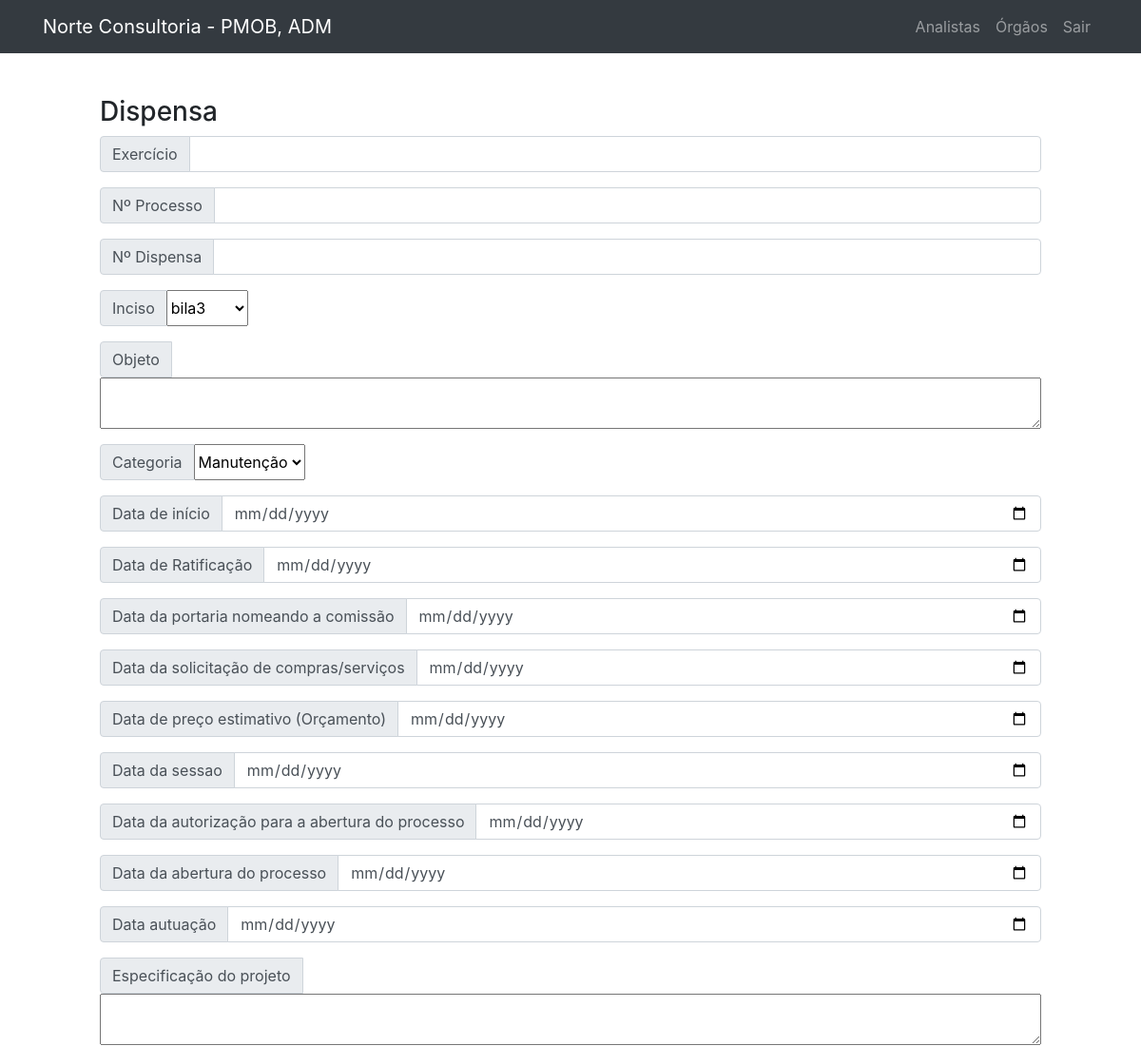
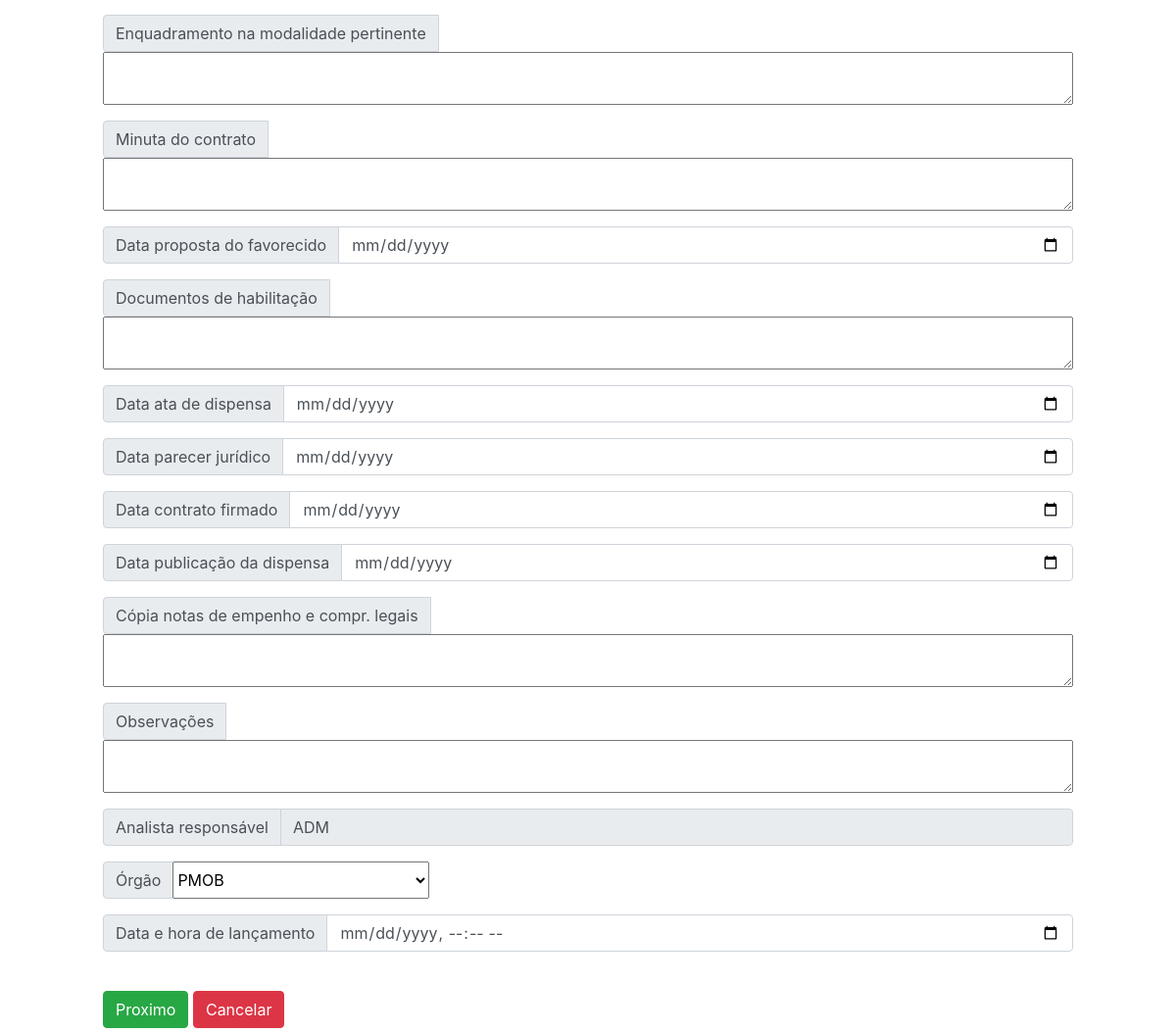
The page /public/dispensa/createDispensa.php (signed in) on the database its author committed (2 pictures, top to bottom).
### tables this page shows
CREATE TABLE `orgao_atual` (
  `nome_orgao_atual` varchar(50) NOT NULL,
  `id_orgao_atual` int(11) NOT NULL,
  `exercicio_atual` int(11) DEFAULT NULL
);

CREATE TABLE `usuario` (
  `id_usuario` int(11) NOT NULL,
  `login` varchar(30) NOT NULL,
  `senha` varchar(200) NOT NULL,
  `nome` varchar(100) DEFAULT NULL
);

### public/dispensa/createDispensa.php (the view, shortened to what the rows shown need)
<?php include("../Template/header.php");
include("../../data/connection.php");
include("../Login/valida.php");
$action = $_POST["action"];; ?>
<html lang="en">
<head>
</head>
<body>
    <br>
    <br>
    <div class="form">
        <form action="insertDispensa.php" method="POST" style="margin-left: 100px; margin-right: 100px;">
            <?php
            $sqlQuery = "SELECT nome FROM usuario where id_usuario='$id_usuario'";
            $usuario = $connection->query($sqlQuery);
            if ($usuario->num_rows > 0) {
                while ($row = $usuario->fetch_assoc()) {
                    $nome = $row["nome"];
            ?>
            <?php
                }
            }
            ?>
            <div class="input-group mb-3">
                <div class="input-group-prepend">
                    <span class="input-group-text" id="inputGroup-sizing-default">Analista responsável</span>
                </div>
                <input type="text" name="txtAnalista" class="form-control" id="txtAnalista" aria-label="Default" aria-describedby="inputGroup-sizing-default" value="<?php echo $nome ?>" readonly>
            </div>
            <br>
        </form>
    </div>
</body>
</html>

### public/Template/header.php (shortened to what the rows shown need)
<?php
include("../../data/connection.php");
?>
<!DOCTYPE html>
<html lang="en">
<head>
  <link rel="stylesheet" href="https://maxcdn.bootstrapcdn.com/bootstrap/4.5.2/css/bootstrap.min.css">
  <link rel="stylesheet" href="../styles/main.css" />
</head>
<?php
$orgao = '';
$firstname='';
if (isset($_SESSION['logado'])) {
  $idu=$_SESSION['logado'];
  $sqlQuery2="SELECT nome FROM usuario where id_usuario=$idu";
  $usuarioatual = $connection->query($sqlQuery2);
  if ($usuarioatual->num_rows > 0) {
    while ($row = $usuarioatual->fetch_assoc()) {
      $user = $row['nome'];
      $pieces = explode(" ", $user);
      $firstname=", ".$pieces[0];
?>
<?php
    }
  }
  $sqlQuery = "SELECT nome_orgao_atual,exercicio_atual FROM orgao_atual where id_orgao_atual=1";
  $orgaoatual = $connection->query($sqlQuery);
  if ($orgaoatual->num_rows > 0) {
    while ($row = $orgaoatual->fetch_assoc()) {
      $orgao = '- ' . $row['nome_orgao_atual'];
?>
<?php
    }
  }
}
?>
<body>
  <nav class="navbar navbar-expand-lg navbar-dark bg-dark fixed-top">
    <div class="container">
      <a class="navbar-brand" href="../home/home.php">Norte Consultoria <?php echo $orgao.$firstname ?></a>
      <div class="collapse navbar-collapse" id="navbarResponsive">
        <ul class="navbar-nav ml-auto">
        </ul>
      </div>
    </div>
  </nav>
  <br>
  <br>
</body>
</html>

### rows shown on the page
orgao_atual: nome_orgao_atual "- PMOB"
usuario: nome ", ADM", txtAnalista "ADM"

### other values the page prints
form field inciso "bila3"
form field txtCategoria "Manutenção"
form field txtOrgao "PMOB"
